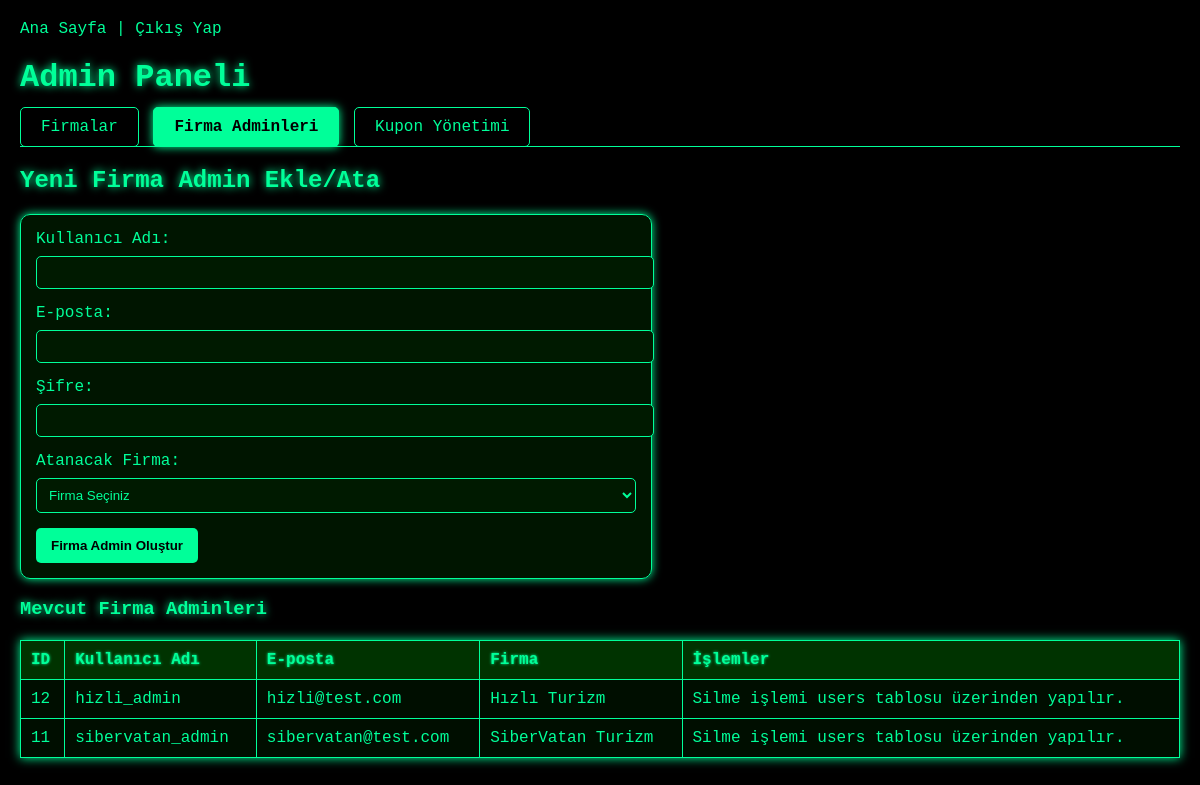
The app's page /admin_panel.php?tab=firma_admins (signed in) with its own data.
### tables this page shows
CREATE TABLE users (
    id INTEGER PRIMARY KEY AUTOINCREMENT, -- Benzersiz Kullanıcı ID'si
    username TEXT NOT NULL UNIQUE,       -- Kullanıcı Adı (Benzersiz)
    password TEXT NOT NULL,              -- Şifre (Hashlenmiş olarak saklanmalıdır)
    email TEXT UNIQUE,                   -- E-Posta Adresi (Benzersiz)
    balance REAL DEFAULT 0.0,            -- Kullanıcının Sanal Kredi Bakiyesi
    role TEXT NOT NULL,                  -- Kullanıcı Rolü ('user', 'firma_admin', 'admin')
    firma_id INTEGER,                    -- Firma Admin ise hangi firmaya bağlı olduğu
    created_at DATETIME DEFAULT CURRENT_TIMESTAMP,
    FOREIGN KEY (firma_id) REFERENCES firms(id)
);

CREATE TABLE firms (
    id INTEGER PRIMARY KEY AUTOINCREMENT, -- Benzersiz Firma ID'si
    name TEXT NOT NULL UNIQUE,            -- Firma Adı
    logo_url TEXT,                        -- Firma Logosu URL'si
    created_at DATETIME DEFAULT CURRENT_TIMESTAMP
);

### admin_panel.php (the view, shortened to what this page needs)
<?php
$database_file = 'database.sqlite';
$current_action = $_GET['tab'] ?? 'firms';
try {
    $db = new PDO("sqlite:$database_file");
    $db->setAttribute(PDO::ATTR_ERRMODE, PDO::ERRMODE_EXCEPTION);
    $sql_admins = "SELECT u.id, u.username, u.email, f.name as firma_name, u.created_at
                   FROM users u
                   LEFT JOIN firms f ON u.firma_id = f.id
                   WHERE u.role = 'firma_admin'
                   ORDER BY f.name, u.username";
    $stmt_list_admins = $db->query($sql_admins);
    $all_firma_admins = $stmt_list_admins->fetchAll(PDO::FETCH_ASSOC);
} catch (Exception $e) {
    $db->rollBack();
    $error = "Veritabanı hatası: " . $e->getMessage();
}
?>
<!DOCTYPE html>
<html lang="tr">
<head>
</head>
<body>
    <p><a href="index.php">Ana Sayfa</a> | <a href="logout.php">Çıkış Yap</a></p>
    <h1> Admin Paneli</h1>
    <div class="tabs">
        <a href="admin_panel.php?tab=firms" class="<?php echo $current_action === 'firms' ? 'active' : ''; ?>">Firmalar</a>
        <a href="admin_panel.php?tab=firma_admins" class="<?php echo $current_action === 'firma_admins' ? 'active' : ''; ?>">Firma Adminleri</a>
        <a href="admin_panel.php?tab=coupons" class="<?php echo $current_action === 'coupons' ? 'active' : ''; ?>">Kupon Yönetimi</a>
    </div>
    <div>
        <?php if ($current_action === 'firma_admins'): ?>
            <h2>Yeni Firma Admin Ekle/Ata</h2>
            <form method="POST" action="admin_panel.php?tab=firma_admins">
                <label>Kullanıcı Adı:</label>
                <input type="text" name="username" required>
                <label>E-posta:</label>
                <input type="email" name="email" required>
                <label>Şifre:</label>
                <input type="password" name="password" required>
                <label>Atanacak Firma:</label>
                <select name="firma_id" required>
                    <option value="">Firma Seçiniz</option>
                </select>
                <button type="submit" name="submit_firma_admin">Firma Admin Oluştur</button>
            </form>
            <h3>Mevcut Firma Adminleri</h3>
            <table>
                <thead>
                    <tr>
                        <th>ID</th>
                        <th>Kullanıcı Adı</th>
                        <th>E-posta</th>
                        <th>Firma</th>
                        <th>İşlemler</th>
                    </tr>
                </thead>
                <tbody>
                    <?php foreach ($all_firma_admins as $admin): ?>
                        <tr>
                            <td><?php echo htmlspecialchars($admin['id']); ?></td>
                            <td><?php echo htmlspecialchars($admin['username']); ?></td>
                            <td><?php echo htmlspecialchars($admin['email']); ?></td>
                            <td><?php echo htmlspecialchars($admin['firma_name'] ?? 'ATANMAMIŞ'); ?></td>
                            <td>Silme işlemi users tablosu üzerinden yapılır.</td>
                        </tr>
                    <?php endforeach; ?>
                </tbody>
            </table>
        <?php endif; ?>
    </div>
</body>
</html>

### admin_panel.php (style rules this page uses)
body { background-color: #000; color: #00ff99; font-family: 'Courier New', monospace; margin: 20px; animation: matrix-bg 5s infinite alternate; }
a { color: #00ff99; text-decoration: none; transition: 0.3s; }
h1, h2, h3 { color: #00ff99; text-shadow: 0 0 8px #00ff99; }
.tabs { margin-bottom: 20px; border-bottom: 1px solid #00ff99; padding-bottom: 10px; }
.tabs a { padding: 10px 20px; border: 1px solid #00ff99; background-color: transparent; color: #00ff99; margin-right: 5px; border-radius: 5px; }
.tabs a.active { background-color: #00ff99; color: #000; font-weight: bold; box-shadow: 0 0 10px #00ff99; }
form { background-color: rgba(0, 30, 0, 0.7); border: 1px solid #00ff99; padding: 15px; border-radius: 10px; width: 100%; max-width: 600px; box-shadow: 0 0 10px #00ff99; }
label { display: block; margin-bottom: 8px; color: #00ff99; }
input, select { width: 100%; padding: 8px; background-color: #001a00; color: #00ff99; border: 1px solid #00ff99; border-radius: 5px; margin-bottom: 15px; }
button { background-color: #00ff99; color: #000; font-weight: bold; padding: 10px 15px; border: none; border-radius: 5px; cursor: pointer; transition: 0.3s; }
table { width: 100%; border-collapse: collapse; margin-top: 20px; background-color: rgba(0, 20, 0, 0.7); border: 1px solid #00ff99; box-shadow: 0 0 10px #00ff99; }
th, td { border: 1px solid #00ff99; padding: 10px; text-align: left; }
th { background-color: #003300; text-shadow: 0 0 3px #00ff99; }

### records on screen
users: id "12", username "hizli_admin", email "hizli@test.com", firma.name "Hızlı Turizm"
users: id "11", username "sibervatan_admin", email "sibervatan@test.com", firma.name "SiberVatan Turizm"
